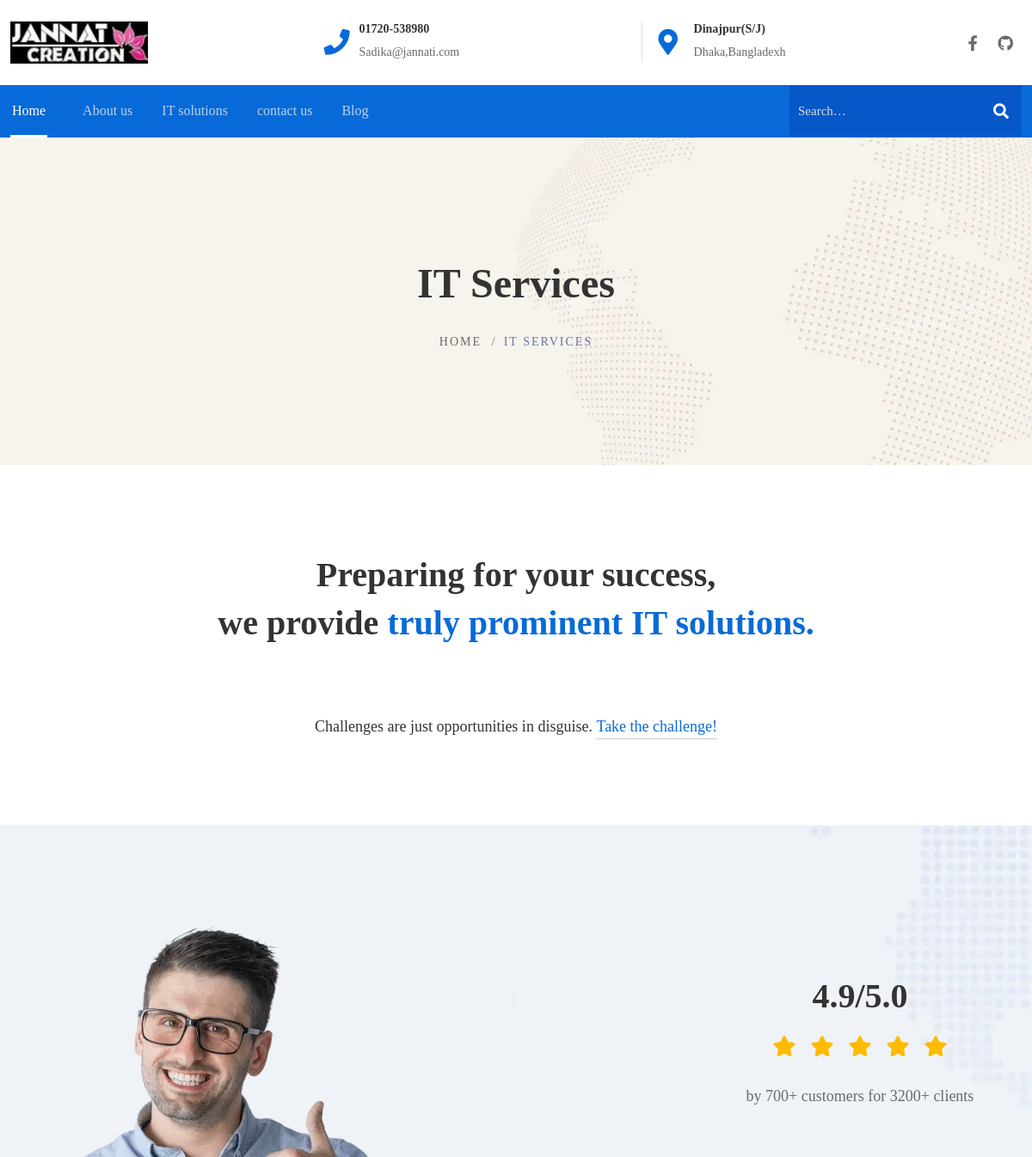
Before: /it-service/ (upper part) with the older database file.
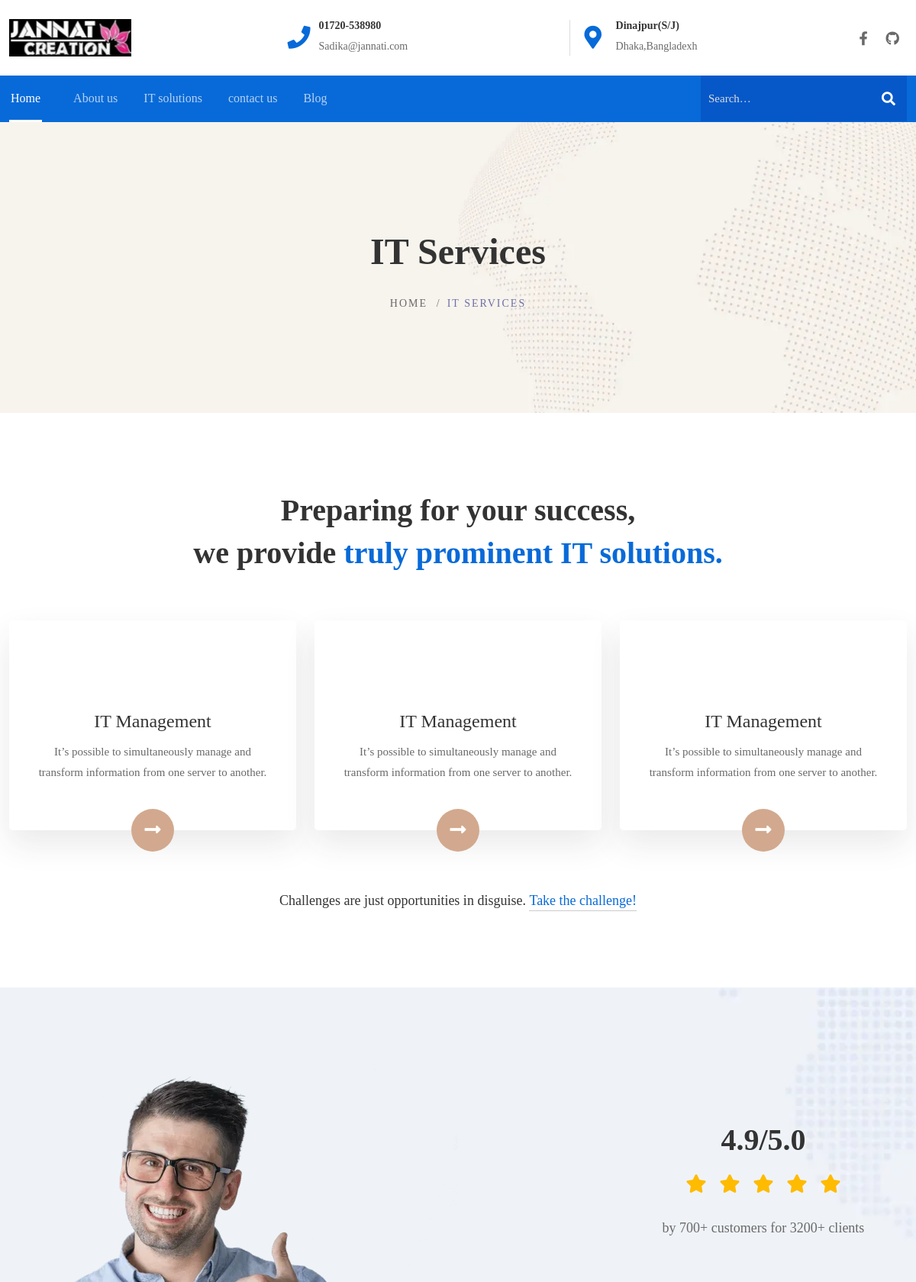
After: the same page with the newer database file.
### jsdreamIT/models.py (models this page shows, shortened)
class Design(models.Model):
    title=models.CharField(max_length=100)
    description=models.TextField()
    image=models.ImageField(upload_to='design')

### jsdreamIT/views.py (the view)
# urls.py: path('it-service/',views.itservice,name='itservice'),
def itservice (request):
    designs=Design.objects.all()
    return render(request,'app/it-service.html',{
        'designs':designs})

### templates/app/it-service.html (shortened to what the changed rows need)
{% extends 'app/base.html' %}
{% load static %}
{% block main-content %}
    <div class="breadcrumb-area">
        <div class="container">
            <div class="row">
                <div class="col-12">
                    <div class="breadcrumb_box text-center">
                        <h2 class="breadcrumb-title">IT Services</h2>
                    </div>
                </div>
            </div>
        </div>
    </div>
    <div id="main-wrapper">
        <div class="site-wrapper-reveal">
            <div class="feature-images-wrapper section-space--ptb_100">
                <div class="container">
                    <div class="row">
                        <div class="col-12">
                            <div class="feature-images__one">
                                <div class="row">
                                  {% for d in designs %}
                                    <div class="col-lg-4 col-md-6 wow move-up">
                                        <div class="ht-box-images style-01">
                                            <div class="image-box-wrap">
                                                <div class="box-image">
                                                </div>
                                                <div class="content">
                                                    <h5 class="heading">{{ d.title }}</h5>
                                                    <div class="text">{{ d.description }}
                                                    </div>
                                                    <div class="circle-arrow">
                                                        <a href="#">
                                                            <i class="fas fa-long-arrow-alt-right"></i>
                                                        </a>
                                                    </div>
                                                </div>
                                            </div>
                                        </div>
                                    </div>
                                    {% endfor %}
                                </div>
                            </div>
                        </div>
                    </div>
                </div>
            </div>
        </div>
    </div>
    {% endblock main-content %}

Changed rows visible on the page:
added Design: title "IT Management", description "It’s possible to simultaneously manage and transform information from one server to another."
added Design: title "IT Management", description "It’s possible to simultaneously manage and transform information from one server to another."
added Design: title "IT Management", description "It’s possible to simultaneously manage and transform information from one server to another."
